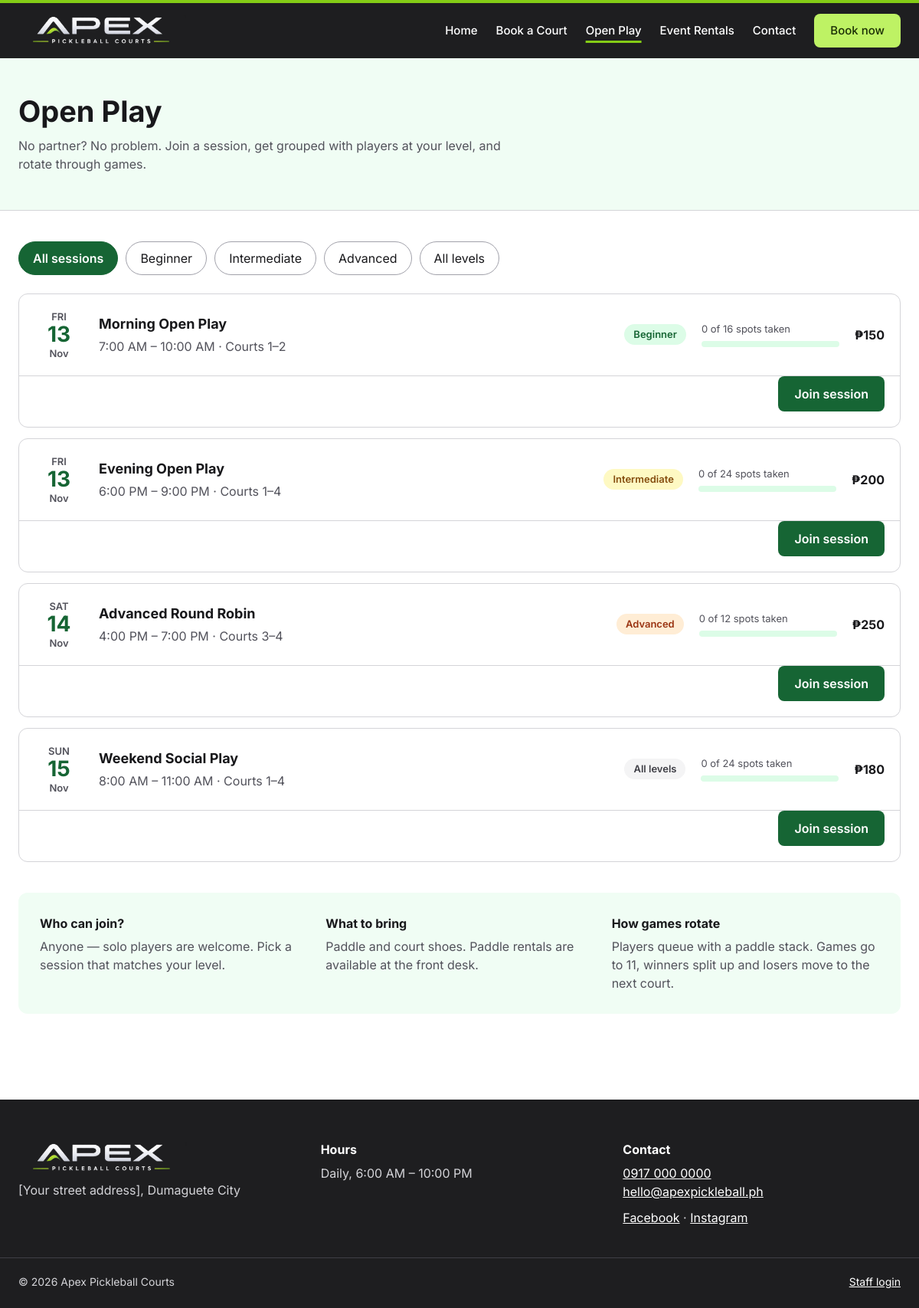
The page /open-play.php on the database as committed earlier.
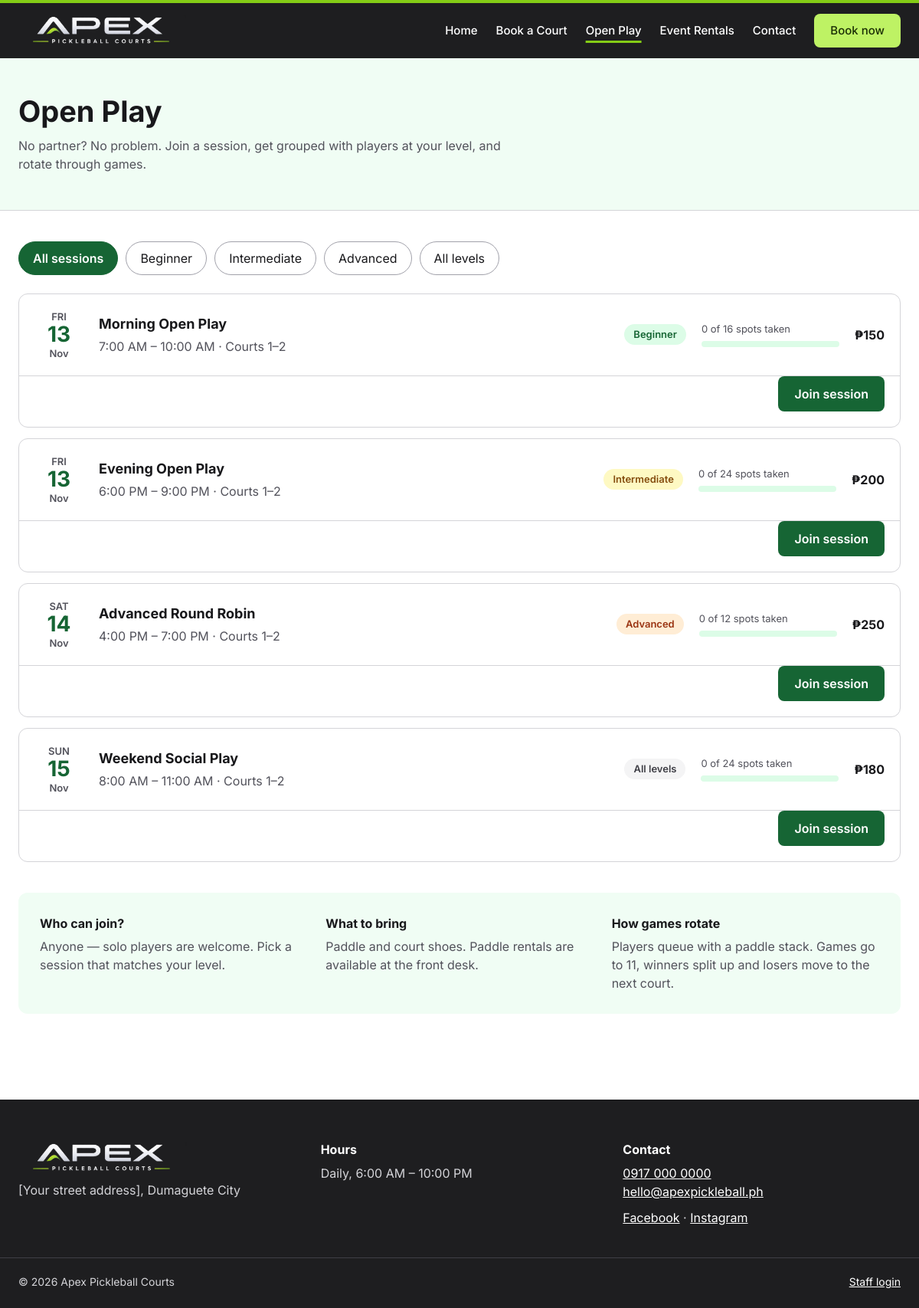
The same page on the database as committed later.
### tables this page shows
CREATE TABLE open_play_sessions (
  id INT AUTO_INCREMENT PRIMARY KEY,
  title VARCHAR(100) NOT NULL,
  session_date DATE NOT NULL,
  start_time TIME NOT NULL,
  end_time TIME NOT NULL,
  courts_label VARCHAR(50) NOT NULL,
  skill_level VARCHAR(20) NOT NULL DEFAULT 'All levels',  
  capacity INT NOT NULL DEFAULT 16,
  price DECIMAL(10,2) NOT NULL,
  created_at TIMESTAMP DEFAULT CURRENT_TIMESTAMP
);

### includes/functions.php (called while the page is built, shortened)
<?php
function e($value): string
{
    return htmlspecialchars((string) $value, ENT_QUOTES, 'UTF-8');
}
function money($amount): string
{
    return '₱' . number_format((float) $amount, 0);
}
function fmt_time(string $time): string
{
    return date('g:i A', strtotime($time));
}
function fmt_date(string $date, string $format = 'D, M j'): string
{
    return date($format, strtotime($date));
}
function level_class(string $level): string
{
    return [
        'Beginner' => 'tag-green',
        'Intermediate' => 'tag-yellow',
        'Advanced' => 'tag-orange',
    ][$level] ?? 'tag-gray';
}

### open-play.php (the view, shortened to what this page needs)
<?php
require __DIR__ . '/includes/functions.php';
$pdo = db();
$today = date('Y-m-d');
$levels = ['Beginner', 'Intermediate', 'Advanced', 'All levels'];
$openSession = 0;
$level = in_array($_GET['level'] ?? '', $levels, true) ? $_GET['level'] : '';
$sql = "SELECT s.*,
          (SELECT COUNT(*) FROM open_play_signups u WHERE u.session_id = s.id AND u.status = 'joined') AS joined
        FROM open_play_sessions s
        WHERE s.session_date >= ?" . ($level ? ' AND s.skill_level = ?' : '') . '
        ORDER BY s.session_date, s.start_time';
$stmt = $pdo->prepare($sql);
$stmt->execute($level ? [$today, $level] : [$today]);
$sessions = $stmt->fetchAll();
require __DIR__ . '/includes/header.php';
?>
<section class="page-head">
  <div class="container">
    <h1>Open Play</h1>
    <p>No partner? No problem. Join a session, get grouped with players at your level, and rotate through games.</p>
  </div>
</section>
<section class="section-tight">
  <div class="container">
    <nav class="filter-pills" aria-label="Filter by skill level">
      <a href="open-play.php" class="<?= $level === '' ? 'active' : '' ?>">All sessions</a>
      <?php foreach ($levels as $l): ?>
        <a href="open-play.php?level=<?= urlencode($l) ?>" class="<?= $level === $l ? 'active' : '' ?>"><?= e($l) ?></a>
      <?php endforeach; ?>
    </nav>
    <?php if (!$sessions): ?>
      <div class="empty">No upcoming sessions<?= $level ? ' for ' . e($level) . ' players' : '' ?> yet. Check back soon or follow us on Facebook for updates.</div>
    <?php else: ?>
      <div class="session-list">
        <?php foreach ($sessions as $s):
          $joined = (int) $s['joined'];
          $cap = max(1, (int) $s['capacity']);
          $full = $joined >= $cap;
          $pct = min(100, round($joined / $cap * 100)); ?>
          <article class="session" id="session-<?= (int) $s['id'] ?>">
            <div class="session-row">
              <div class="session-date"><small><?= e(strtoupper(fmt_date($s['session_date'], 'D'))) ?></small><strong><?= e(fmt_date($s['session_date'], 'j')) ?></strong><small><?= e(fmt_date($s['session_date'], 'M')) ?></small></div>
              <div class="session-info">
                <strong><?= e($s['title']) ?></strong>
                <span class="muted"><?= e(fmt_time($s['start_time'])) ?> – <?= e(fmt_time($s['end_time'])) ?> · <?= e($s['courts_label']) ?></span>
              </div>
              <span class="tag <?= level_class($s['skill_level']) ?>"><?= e($s['skill_level']) ?></span>
              <div class="capacity">
                <span><?= $full ? 'Full' : $joined . ' of ' . $cap . ' spots taken' ?></span>
                <div class="bar" role="img" aria-label="<?= $pct ?>% full"><i style="width: <?= $pct ?>%"></i></div>
              </div>
              <strong><?= money($s['price']) ?></strong>
            </div>
            <details <?= $openSession === (int) $s['id'] ? 'open' : '' ?>>
              <summary class="join-toggle" style="padding: 0 20px 20px; display: flex; justify-content: flex-end">
                <span class="btn <?= $full ? 'btn-outline' : 'btn-primary' ?>"><?= $full ? 'Join waitlist' : 'Join session' ?></span>
              </summary>
            </details>
          </article>
        <?php endforeach; ?>
      </div>
    <?php endif; ?>
    <div class="info-band">
      <div><strong>Who can join?</strong><span class="muted">Anyone — solo players are welcome. Pick a session that matches your level.</span></div>
      <div><strong>What to bring</strong><span class="muted">Paddle and court shoes. Paddle rentals are available at the front desk.</span></div>
      <div><strong>How games rotate</strong><span class="muted">Players queue with a paddle stack. Games go to 11, winners split up and losers move to the next court.</span></div>
    </div>
  </div>
</section>
<?php require __DIR__ . '/includes/footer.php'; ?>

Rows that differ between the two databases and show on the page:
changed open_play_sessions "Evening Open Play": courts_label "Courts 1–4" → "Courts 1–2"
changed open_play_sessions "Advanced Round Robin": courts_label "Courts 3–4" → "Courts 1–2"
changed open_play_sessions "Weekend Social Play": courts_label "Courts 1–4" → "Courts 1–2"
